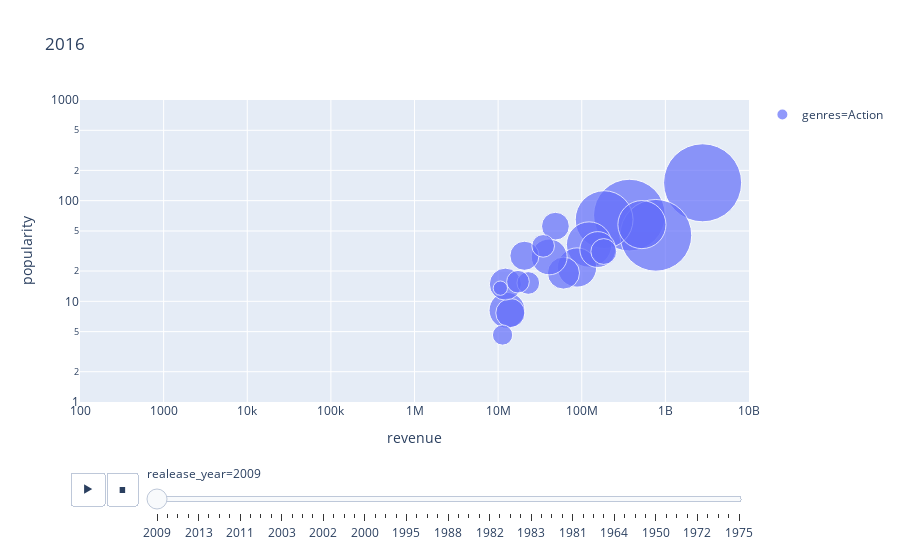

Source (notebook cell):
### Code cell
import plotly.express as px

px.scatter(df.query('genres=="Action"'), x="revenue", y="popularity", animation_frame="realease_year",
           size="budget", color='genres',
                log_x=True, log_y=True, range_x=[100,10000000000], range_y=[1,1000], size_max=60, title="2016",
            )

### Figure 1 — Plotly figure (JSON) as saved in the notebook; plotly's stock layout.template omitted (floating-point values rounded to 4 significant figures)
{"data": [{"hoverlabel": {"namelength": 0}, "hovertemplate": "genres=Action<br>realease_year=2009<br>revenue=%{x}<br>popularity=%{y}<br>budget=%{marker.size}", "legendgroup": "genres=Action", "marker": {"color": "#636efa", "size": [237000000, 200000000, 200000000, 130000000, 90000000, 80000000, 60000000, 50000000, 40000000, 50000000, 50000000, 33000000, 33000000, 40000000, 30000000, 26000000, 20000000, 20000000, 20000000, 16000000, 8000000], "sizemode": "area", "sizeref": 77780.0, "symbol": "circle"}, "mode": "markers", "name": "genres=Action", "showlegend": true, "type": "scatter", "x": [2787965087, 371353001, 769653595, 185258983, 524028679, 122444772, 87784194, 155446362, 60462347, 40828540, 12764201, 14000000, 20645327, 12206028, 48428063, 183293131, 22942221, 34560577, 17280326, 11301649, 10629321], "xaxis": "x", "y": [150.4, 71.86, 45.27, 64.8, 57.83, 36.66, 21.69, 32.69, 19.09, 27.63, 8.14, 7.664, 28.35, 14.82, 55.81, 31.25, 15.21, 35.54, 15.66, 4.629, 13.52], "yaxis": "y"}], "layout": {"legend": {"itemsizing": "constant", "tracegroupgap": 0}, "sliders": [{"active": 0, "currentvalue": {"prefix": "realease_year="}, "len": 0.9, "pad": {"b": 10, "t": 60}, "steps": [{"args": [["2009"], {"frame": {"duration": 0, "redraw": false}, "fromcurrent": true, "mode": "immediate", "transition": {"duration": 0, "easing": "linear"}}], "label": "2009", "method": "animate"}, {"args": [["2015"], {"frame": {"duration": 0, "redraw": false}, "fromcurrent": true, "mode": "immediate", "transition": {"duration": 0, "easing": "linear"}}], "label": "2015", "method": "animate"}, {"args": [["2012"], {"frame": {"duration": 0, "redraw": false}, "fromcurrent": true, "mode": "immediate", "transition": {"duration": 0, "easing": "linear"}}], "label": "2012", "method": "animate"}, {"args": [["2016"], {"frame": {"duration": 0, "redraw": false}, "fromcurrent": true, "mode": "immediate", "transition": {"duration": 0, "easing": "linear"}}], "label": "2016", "method": "animate"}, {"args": [["2013"], {"frame": {"duration": 0, "redraw": false}, "fromcurrent": true, "mode": "immediate", "transition": {"duration": 0, "easing": "linear"}}], "label": "2013", "method": "animate"}, {"args": [["2014"], {"frame": {"duration": 0, "redraw": false}, "fromcurrent": true, "mode": "immediate", "transition": {"duration": 0, "easing": "linear"}}], "label": "2014", "method": "animate"}, {"args": [["2010"], {"frame": {"duration": 0, "redraw": false}, "fromcurrent": true, "mode": "immediate", "transition": {"duration": 0, "easing": "linear"}}], "label": "2010", "method": "animate"}, {"args": [["2004"], {"frame": {"duration": 0, "redraw": false}, "fromcurrent": true, "mode": "immediate", "transition": {"duration": 0, "easing": "linear"}}], "label": "2004", "method": "animate"}, {"args": [["2011"], {"frame": {"duration": 0, "redraw": false}, "fromcurrent": true, "mode": "immediate", "transition": {"duration": 0, "easing": "linear"}}], "label": "2011", "method": "animate"}, {"args": [["2007"], {"frame": {"duration": 0, "redraw": false}, "fromcurrent": true, "mode": "immediate", "transition": {"duration": 0, "easing": "linear"}}], "label": "2007", "method": "animate"}, {"args": [["2008"], {"frame": {"duration": 0, "redraw": false}, "fromcurrent": true, "mode": "immediate", "transition": {"duration": 0, "easing": "linear"}}], "label": "2008", "method": "animate"}, {"args": [["1999"], {"frame": {"duration": 0, "redraw": false}, "fromcurrent": true, "mode": "immediate", "transition": {"duration": 0, "easing": "linear"}}], "label": "1999", "method": "animate"}, {"args": [["2003"], {"frame": {"duration": 0, "redraw": false}, "fromcurrent": true, "mode": "immediate", "transition": {"duration": 0, "easing": "linear"}}], "label": "2003", "method": "animate"}, {"args": [["2001"], {"frame": {"duration": 0, "redraw": false}, "fromcurrent": true, "mode": "immediate", "transition": {"duration": 0, "easing": "linear"}}], "label": "2001", "method": "animate"}, {"args": [["2005"], {"frame": {"duration": 0, "redraw": false}, "fromcurrent": true, "mode": "immediate", "transition": {"duration": 0, "easing": "linear"}}], "label": "2005", "method": "animate"}, {"args": [["1998"], {"frame": {"duration": 0, "redraw": false}, "fromcurrent": true, "mode": "immediate", "transition": {"duration": 0, "easing": "linear"}}], "label": "1998", "method": "animate"}, {"args": [["2002"], {"frame": {"duration": 0, "redraw": false}, "fromcurrent": true, "mode": "immediate", "transition": {"duration": 0, "easing": "linear"}}], "label": "2002", "method": "animate"}, {"args": [["1990"], {"frame": {"duration": 0, "redraw": false}, "fromcurrent": true, "mode": "immediate", "transition": {"duration": 0, "easing": "linear"}}], "label": "1990", "method": "animate"}, {"args": [["1997"], {"frame": {"duration": 0, "redraw": false}, "fromcurrent": true, "mode": "immediate", "transition": {"duration": 0, "easing": "linear"}}], "label": "1997", "method": "animate"}, {"args": [["2006"], {"frame": {"duration": 0, "redraw": false}, "fromcurrent": true, "mode": "immediate", "transition": {"duration": 0, "easing": "linear"}}], "label": "2006", "method": "animate"}, {"args": [["2000"], {"frame": {"duration": 0, "redraw": false}, "fromcurrent": true, "mode": "immediate", "transition": {"duration": 0, "easing": "linear"}}], "label": "2000", "method": "animate"}, {"args": [["1991"], {"frame": {"duration": 0, "redraw": false}, "fromcurrent": true, "mode": "immediate", "transition": {"duration": 0, "easing": "linear"}}], "label": "1991", "method": "animate"}, {"args": [["1994"], {"frame": {"duration": 0, "redraw": false}, "fromcurrent": true, "mode": "immediate", "transition": {"duration": 0, "easing": "linear"}}], "label": "1994", "method": "animate"}, {"args": [["1996"], {"frame": {"duration": 0, "redraw": false}, "fromcurrent": true, "mode": "immediate", "transition": {"duration": 0, "easing": "linear"}}], "label": "1996", "method": "animate"}, {"args": [["1995"], {"frame": {"duration": 0, "redraw": false}, "fromcurrent": true, "mode": "immediate", "transition": {"duration": 0, "easing": "linear"}}], "label": "1995", "method": "animate"}, {"args": [["1992"], {"frame": {"duration": 0, "redraw": false}, "fromcurrent": true, "mode": "immediate", "transition": {"duration": 0, "easing": "linear"}}], "label": "1992", "method": "animate"}, {"args": [["1993"], {"frame": {"duration": 0, "redraw": false}, "fromcurrent": true, "mode": "immediate", "transition": {"duration": 0, "easing": "linear"}}], "label": "1993", "method": "animate"}, {"args": [["1984"], {"frame": {"duration": 0, "redraw": false}, "fromcurrent": true, "mode": "immediate", "transition": {"duration": 0, "easing": "linear"}}], "label": "1984", "method": "animate"}, {"args": [["1988"], {"frame": {"duration": 0, "redraw": false}, "fromcurrent": true, "mode": "immediate", "transition": {"duration": 0, "easing": "linear"}}], "label": "1988", "method": "animate"}, {"args": [["1978"], {"frame": {"duration": 0, "redraw": false}, "fromcurrent": true, "mode": "immediate", "transition": {"duration": 0, "easing": "linear"}}], "label": "1978", "method": "animate"}, {"args": [["1989"], {"frame": {"duration": 0, "redraw": false}, "fromcurrent": true, "mode": "immediate", "transition": {"duration": 0, "easing": "linear"}}], "label": "1989", "method": "animate"}, {"args": [["1980"], {"frame": {"duration": 0, "redraw": false}, "fromcurrent": true, "mode": "immediate", "transition": {"duration": 0, "easing": "linear"}}], "label": "1980", "method": "animate"}, {"args": [["1982"], {"frame": {"duration": 0, "redraw": false}, "fromcurrent": true, "mode": "immediate", "transition": {"duration": 0, "easing": "linear"}}], "label": "1982", "method": "animate"}, {"args": [["1985"], {"frame": {"duration": 0, "redraw": false}, "fromcurrent": true, "mode": "immediate", "transition": {"duration": 0, "easing": "linear"}}], "label": "1985", "method": "animate"}, {"args": [["1987"], {"frame": {"duration": 0, "redraw": false}, "fromcurrent": true, "mode": "immediate", "transition": {"duration": 0, "easing": "linear"}}], "label": "1987", "method": "animate"}, {"args": [["1979"], {"frame": {"duration": 0, "redraw": false}, "fromcurrent": true, "mode": "immediate", "transition": {"duration": 0, "easing": "linear"}}], "label": "1979", "method": "animate"}, {"args": [["1983"], {"frame": {"duration": 0, "redraw": false}, "fromcurrent": true, "mode": "immediate", "transition": {"duration": 0, "easing": "linear"}}], "label": "1983", "method": "animate"}, {"args": [["1986"], {"frame": {"duration": 0, "redraw": false}, "fromcurrent": true, "mode": "immediate", "transition": {"duration": 0, "easing": "linear"}}], "label": "1986", "method": "animate"}, {"args": [["1977"], {"frame": {"duration": 0, "redraw": false}, "fromcurrent": true, "mode": "immediate", "transition": {"duration": 0, "easing": "linear"}}], "label": "1977", "method": "animate"}, {"args": [["1971"], {"frame": {"duration": 0, "redraw": false}, "fromcurrent": true, "mode": "immediate", "transition": {"duration": 0, "easing": "linear"}}], "label": "1971", "method": "animate"}, {"args": [["1981"], {"frame": {"duration": 0, "redraw": false}, "fromcurrent": true, "mode": "immediate", "transition": {"duration": 0, "easing": "linear"}}], "label": "1981", "method": "animate"}, {"args": [["1963"], {"frame": {"duration": 0, "redraw": false}, "fromcurrent": true, "mode": "immediate", "transition": {"duration": 0, "easing": "linear"}}], "label": "1963", "method": "animate"}, {"args": [["1962"], {"frame": {"duration": 0, "redraw": false}, "fromcurrent": true, "mode": "immediate", "transition": {"duration": 0, "easing": "linear"}}], "label": "1962", "method": "animate"}, {"args": [["1967"], {"frame": {"duration": 0, "redraw": false}, "fromcurrent": true, "mode": "immediate", "transition": {"duration": 0, "easing": "linear"}}], "label": "1967", "method": "animate"}, {"args": [["1964"], {"frame": {"duration": 0, "redraw": false}, "fromcurrent": true, "mode": "immediate", "transition": {"duration": 0, "easing": "linear"}}], "label": "1964", "method": "animate"}, {"args": [["1952"], {"frame": {"duration": 0, "redraw": false}, "fromcurrent": true, "mode": "immediate", "transition": {"duration": 0, "easing": "linear"}}], "label": "1952", "method": "animate"}, {"args": [["1969"], {"frame": {"duration": 0, "redraw": false}, "fromcurrent": true, "mode": "immediate", "transition": {"duration": 0, "easing": "linear"}}], "label": "1969", "method": "animate"}, {"args": [["1930"], {"frame": {"duration": 0, "redraw": false}, "fromcurrent": true, "mode": "immediate", "transition": {"duration": 0, "easing": "linear"}}], "label": "1930", "method": "animate"}, {"args": [["1950"], {"frame": {"duration": 0, "redraw": false}, "fromcurrent": true, "mode": "immediate", "transition": {"duration": 0, "easing": "linear"}}], "label": "1950", "method": "animate"}, {"args": [["1970"], {"frame": {"duration": 0, "redraw": false}, "fromcurrent": true, "mode": "immediate", "transition": {"duration": 0, "easing": "linear"}}], "label": "1970", "method": "animate"}, {"args": [["1966"], {"frame": {"duration": 0, "redraw": false}, "fromcurrent": true, "mode": "immediate", "transition": {"duration": 0, "easing": "linear"}}], "label": "1966", "method": "animate"}, {"args": [["1973"], {"frame": {"duration": 0, "redraw": false}, "fromcurrent": true, "mode": "immediate", "transition": {"duration": 0, "easing": "linear"}}], "label": "1973", "method": "animate"}, {"args": [["1972"], {"frame": {"duration": 0, "redraw": false}, "fromcurrent": true, "mode": "immediate", "transition": {"duration": 0, "easing": "linear"}}], "label": "1972", "method": "animate"}, {"args": [["1936"], {"frame": {"duration": 0, "redraw": false}, "fromcurrent": true, "mode": "immediate", "transition": {"duration": 0, "easing": "linear"}}], "label": "1936", "method": "animate"}, {"args": [["1949"], {"frame": {"duration": 0, "redraw": false}, "fromcurrent": true, "mode": "immediate", "transition": {"duration": 0, "easing": "linear"}}], "label": "1949", "method": "animate"}, {"args": [["1954"], {"frame": {"duration": 0, "redraw": false}, "fromcurrent": true, "mode": "immediate", "transition": {"duration": 0, "easing": "linear"}}], "label": "1954", "method": "animate"}, {"args": [["1975"], {"frame": {"duration": 0, "redraw": false}, "fromcurrent": true, "mode": "immediate", "transition": {"duration": 0, "easing": "linear"}}], "label": "1975", "method": "animate"}], "x": 0.1, "xanchor": "left", "y": 0, "yanchor": "top"}], "title": {"text": "2016"}, "updatemenus": [{"buttons": [{"args": [null, {"frame": {"duration": 500, "redraw": false}, "fromcurrent": true, "mode": "immediate", "transition": {"duration": 500, "easing": "linear"}}], "label": "&#9654;", "method": "animate"}, {"args": [[null], {"frame": {"duration": 0, "redraw": false}, "fromcurrent": true, "mode": "immediate", "transition": {"duration": 0, "easing": "linear"}}], "label": "&#9724;", "method": "animate"}], "direction": "left", "pad": {"r": 10, "t": 70}, "showactive": false, "type": "buttons", "x": 0.1, "xanchor": "right", "y": 0, "yanchor": "top"}], "xaxis": {"anchor": "y", "domain": [0, 1], "range": [2, 10], "title": {"text": "revenue"}, "type": "log"}, "yaxis": {"anchor": "x", "domain": [0, 1], "range": [0, 3.0], "title": {"text": "popularity"}, "type": "log"}}}
